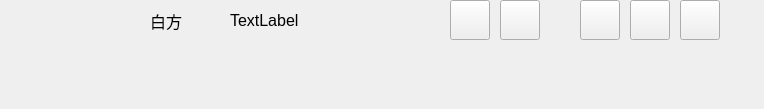
<?xml version="1.0" encoding="UTF-8"?>
<ui version="4.0">
 <class>ChessProgressWidget</class>
 <widget class="QWidget" name="ChessProgressWidget">
  <property name="geometry">
   <rect>
    <x>0</x>
    <y>0</y>
    <width>764</width>
    <height>109</height>
   </rect>
  </property>
  <property name="minimumSize">
   <size>
    <width>0</width>
    <height>60</height>
   </size>
  </property>
  <property name="windowTitle">
   <string>Form</string>
  </property>
  <widget class="QPushButton" name="pauseButton">
   <property name="geometry">
    <rect>
     <x>450</x>
     <y>0</y>
     <width>40</width>
     <height>40</height>
    </rect>
   </property>
   <property name="text">
    <string/>
   </property>
   <property name="iconSize">
    <size>
     <width>30</width>
     <height>30</height>
    </size>
   </property>
  </widget>
  <widget class="QPushButton" name="settingButton">
   <property name="geometry">
    <rect>
     <x>500</x>
     <y>0</y>
     <width>40</width>
     <height>40</height>
    </rect>
   </property>
   <property name="text">
    <string/>
   </property>
   <property name="icon">
    <iconset resource="img.qrc">
     <normaloff>:/img/24gf-gear.svg</normaloff>:/img/24gf-gear.svg</iconset>
   </property>
   <property name="iconSize">
    <size>
     <width>30</width>
     <height>30</height>
    </size>
   </property>
  </widget>
  <widget class="QLabel" name="playerLabel">
   <property name="geometry">
    <rect>
     <x>150</x>
     <y>10</y>
     <width>41</width>
     <height>21</height>
    </rect>
   </property>
   <property name="font">
    <font>
     <family>Microsoft YaHei UI</family>
     <pointsize>12</pointsize>
    </font>
   </property>
   <property name="text">
    <string>白方</string>
   </property>
  </widget>
  <widget class="QLabel" name="timeLable">
   <property name="geometry">
    <rect>
     <x>230</x>
     <y>10</y>
     <width>91</width>
     <height>20</height>
    </rect>
   </property>
   <property name="font">
    <font>
     <family>Microsoft YaHei UI</family>
     <pointsize>12</pointsize>
    </font>
   </property>
   <property name="text">
    <string>TextLabel</string>
   </property>
  </widget>
  <widget class="QPushButton" name="resetButton">
   <property name="geometry">
    <rect>
     <x>580</x>
     <y>0</y>
     <width>40</width>
     <height>40</height>
    </rect>
   </property>
   <property name="text">
    <string/>
   </property>
   <property name="icon">
    <iconset resource="img.qrc">
     <normaloff>:/img/reset.svg</normaloff>:/img/reset.svg</iconset>
   </property>
   <property name="iconSize">
    <size>
     <width>30</width>
     <height>30</height>
    </size>
   </property>
  </widget>
  <widget class="QPushButton" name="offerDrawButton">
   <property name="geometry">
    <rect>
     <x>630</x>
     <y>0</y>
     <width>40</width>
     <height>40</height>
    </rect>
   </property>
   <property name="text">
    <string/>
   </property>
   <property name="icon">
    <iconset resource="img.qrc">
     <normaloff>:/img/handshake.svg</normaloff>:/img/handshake.svg</iconset>
   </property>
   <property name="iconSize">
    <size>
     <width>30</width>
     <height>30</height>
    </size>
   </property>
  </widget>
  <widget class="QPushButton" name="admitDefeatButton">
   <property name="geometry">
    <rect>
     <x>680</x>
     <y>0</y>
     <width>40</width>
     <height>40</height>
    </rect>
   </property>
   <property name="text">
    <string/>
   </property>
   <property name="icon">
    <iconset resource="img.qrc">
     <normaloff>:/img/flag.svg</normaloff>:/img/flag.svg</iconset>
   </property>
   <property name="iconSize">
    <size>
     <width>30</width>
     <height>30</height>
    </size>
   </property>
  </widget>
 </widget>
 <resources>
  <include location="img.qrc"/>
 </resources>
 <connections/>
</ui>
